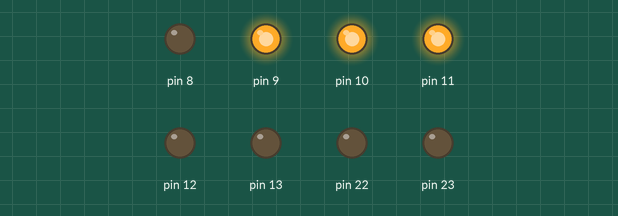
Bench run of a sketch on a simulated Arduino Uno, built with avr-gcc and run on an emulated ATmega328P. On the bench: output pins drawn as LEDs (lit = HIGH).

Above: at 0.1 s.
Timing chart, 0 to 1.6 s (numbered marks = the images above):
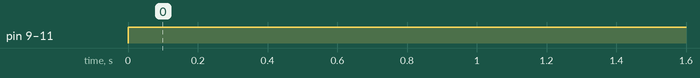

The sketch:

obstacle.ino
```cpp
void setup() {
  // put your setup code here, to run once:
  DDRB=0xFF;

}

void loop(){
   PORTB=0b00001110;


}
```

Measured:
- by itself, pin 9–11: LOW → HIGH at 0.00 s
